Frame 1 (no input): blank canvas, image omitted
Frame 60 (no input): blank canvas, image omitted
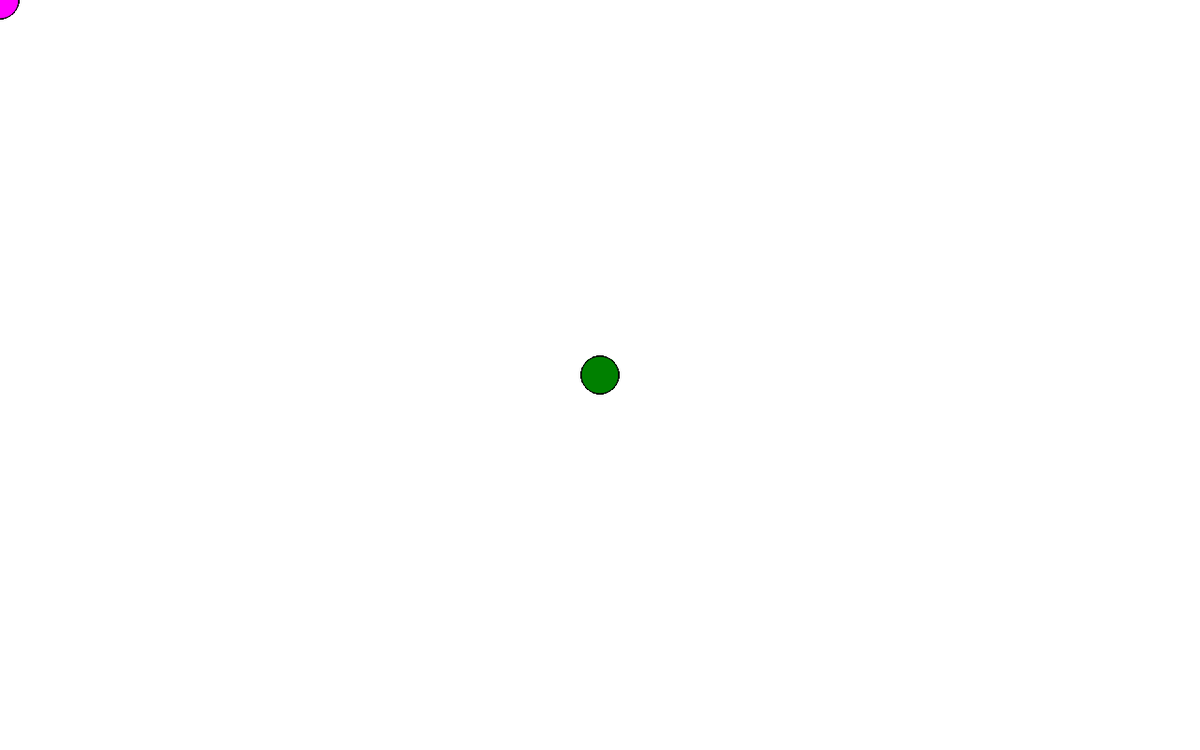
Frame 120 (the mouse pressed at the canvas centre since frame 60)

The p5.js sketch whose frames 1 and 60 were blank and that drew this single picture after the mouse press (run headless with seeded random() and noise() and a simulated clock; from frame 60 on, the mouse is pressed at the canvas centre):

// p5.js sketch
// ── sketch.js
function setup() {
  createCanvas(1280, 800);
}

function draw() {
  if (mouseIsPressed) {
    var c = color('green');
    fill(c);
  } else {
    var c = color('magenta');
    fill(c);
  }
  ellipse(mouseX, mouseY, 40, 40);
}
